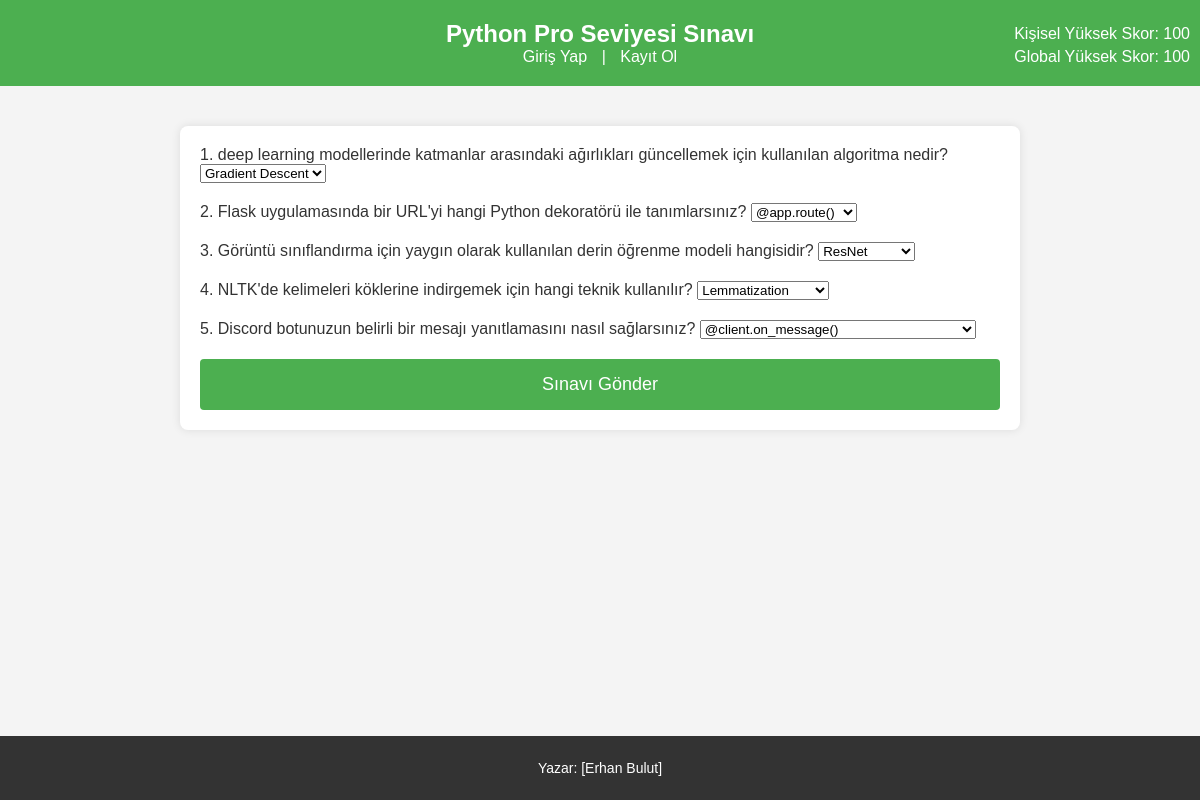
The app's page /exam (signed in) with its own data.
### models.py (models this page shows)
class Question(db.Model):
    id = db.Column(db.Integer, primary_key=True)
    question_text = db.Column(db.String(500), nullable=False)
    option_a = db.Column(db.String(100), nullable=False)
    option_b = db.Column(db.String(100), nullable=False)
    option_c = db.Column(db.String(100), nullable=False)
    option_d = db.Column(db.String(100), nullable=False)
    correct_answer = db.Column(db.String(1), nullable=False)

### main.py (the view)
@app.route('/exam', methods=['GET', 'POST'])
def exam():
    if 'user_id' not in session:
        return redirect(url_for('login'))
    if request.method == 'POST':
        score = 0
        answers = {q.id: q.correct_answer for q in Question.query.all()}
        for key, value in answers.items():
            if request.form.get(str(key)) == value:
                score += 1
        total_score = (score / 5) * 100
        user = User.query.get(session['user_id'])
        new_score = ExamScore(user_id=user.id, score=total_score)
        db.session.add(new_score)
        if total_score > user.highest_score:
            user.highest_score = total_score
        db.session.commit()
        highest_score = db.session.query(db.func.max(User.highest_score)).scalar() or 0
        global_highest_score = db.session.query(db.func.max(ExamScore.score)).scalar() or 0
        return render_template('result.html', score=total_score, highest_score=user.highest_score, global_highest_score=global_highest_score)
    else:
        questions = Question.query.all()
        if len(questions) >= 5:
            questions = random.sample(questions, 5)
        highest_score = db.session.query(db.func.max(User.highest_score)).scalar() or 0
        global_highest_score = db.session.query(db.func.max(ExamScore.score)).scalar() or 0
        return render_template('exam.html', questions=questions, highest_score=highest_score, global_highest_score=global_highest_score)

### templates/exam.html (shortened to what this page needs)
{% extends "base.html" %}
{% block content %}
<form method="POST">
    {% for question in questions %}
    <div class="question">
        <label for="q{{ question.id }}">{{ loop.index }}. {{ question.question_text }}</label>
        <select name="{{ question.id }}" id="q{{ question.id }}">
            <option value="a">{{ question.option_a }}</option>
        </select>
    </div>
    {% endfor %}
    <button type="submit">Sınavı Gönder</button>
</form>
{% endblock %}

### templates/base.html (shortened to what this page needs)
<!DOCTYPE html>
<html lang="en">
<head>
    <link rel="stylesheet" href="{{ url_for('static', filename='styles.css') }}">
</head>
<body>
    <header>
        <h1>Python Pro Seviyesi Sınavı</h1>
        <div class="scores" style="position: absolute; top: 10px; right: 10px;">
            {% if 'user_id' in session %}
                <p>Kişisel Yüksek Skor: {{ highest_score }}</p>
            {% endif %}
            <p>Global Yüksek Skor: {{ global_highest_score }}</p>
        </div>
        <nav>
            <a href="{{ url_for('login') }}">Giriş Yap</a> |
            <a href="{{ url_for('register') }}">Kayıt Ol</a>
        </nav>
    </header>
    <main>
        {% block content %}{% endblock %}
    </main>
    <footer>
        <p>Yazar: [Erhan Bulut]</p>
    </footer>
</body>
</html>

### static/styles.css (style rules this page uses)
body { font-family: Arial, sans-serif; margin: 0; padding: 0; background-color: #f4f4f4; color: #333; }
header { background-color: #4CAF50; color: #fff; padding: 20px 0; text-align: center; }
header h1 { margin: 0; font-size: 24px; }
.scores { margin-top: 10px; }
.scores p { margin: 5px 0; }
nav a { color: #fff; text-decoration: none; margin: 0 10px; }
main { padding: 20px; max-width: 800px; margin: 40px auto; background-color: #fff; box-shadow: 0 0 10px rgba(0, 0, 0, 0.1); border-radius: 8px; }
button { display: block; width: 100%; padding: 15px; background-color: #4CAF50; color: #fff; border: none; border-radius: 4px; cursor: pointer; font-size: 18px; }
footer { background-color: #333; color: #fff; text-align: center; padding: 10px 0; position: fixed; width: 100%; bottom: 0; font-size: 14px; }
.question { margin-bottom: 20px; }

### records on screen
Question: question_text "deep learning modellerinde katmanlar arasındaki ağırlıkları güncellemek için kullanılan algoritma nedir?", option_a+id "Gradient Descent"
Question: question_text "Flask uygulamasında bir URL'yi hangi Python dekoratörü ile tanımlarsınız?", option_a+id "@app.route()"
Question: question_text "Görüntü sınıflandırma için yaygın olarak kullanılan derin öğrenme modeli hangisidir?", option_a+id "ResNet"
Question: question_text "NLTK'de kelimeleri köklerine indirgemek için hangi teknik kullanılır?", option_a+id "Lemmatization"
Question: question_text "Discord botunuzun belirli bir mesajı yanıtlamasını nasıl sağlarsınız?", option_a+id "@client.on_message()"

### other values on screen
{{ highest_score }} "100"
{{ global_highest_score }} "100"
